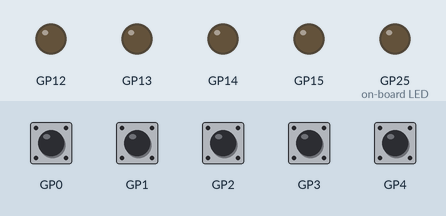
Simulated run of this program. Board: Raspberry Pi Pico running MicroPython. Parts: output pins drawn as LEDs (lit = HIGH). The inputs (shaded band) are chosen by the test bench; at power-on: GP0–4 HIGH. The clock reads 2024-03-15 10:24:30 at power-on unless the program sets it.

Above: at 1.2 s.
1.3 s: GP0 pulled LOW for 0.15 s
At 2.3 s:
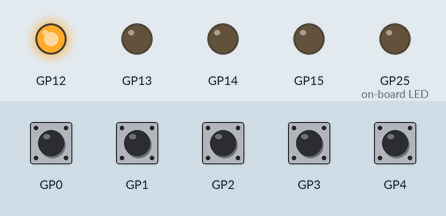
2.9 s: GP1 pulled LOW for 0.15 s
At 3.6 s:
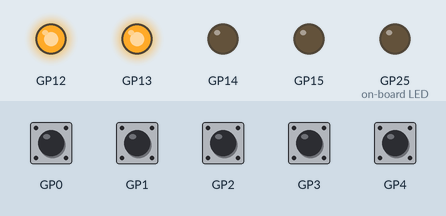
4.5 s: GP2 pulled LOW for 0.15 s
At 4.8 s:
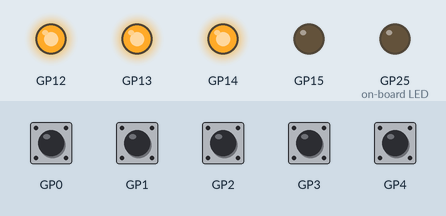
6.1 s: GP3 pulled LOW for 0.15 s
At 7.2 s:
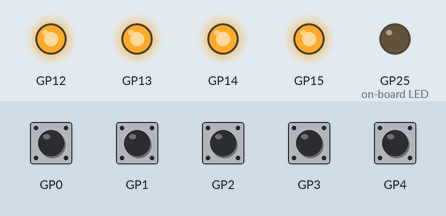
7.7 s: GP4 pulled LOW for 0.15 s
At 8.4 s:
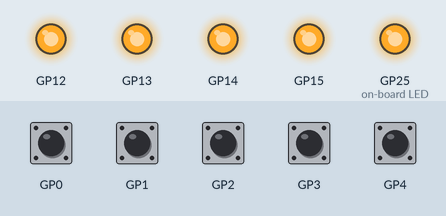
9.3 s: GP0 pulled LOW for 1 s
At 9.6 s:
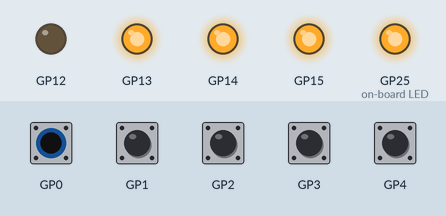
Timing chart, 0 to 12.3 s (numbered marks = the images above; inputs shaded):
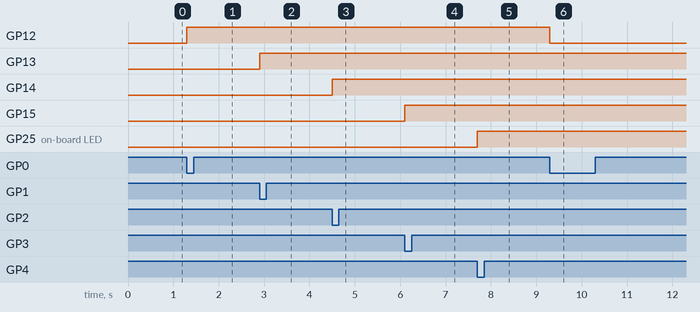

Measured:
- after the input at 1.3 s, GP12: LOW → HIGH at once
- after the input at 2.9 s, GP13: LOW → HIGH at once
- after the input at 4.5 s, GP14: LOW → HIGH at once
- after the input at 6.1 s, GP15: LOW → HIGH at once
- after the input at 7.7 s, GP25 (on-board LED): LOW → HIGH at once
- after the input at 9.3 s, GP12: HIGH → LOW at once

The program:

main.py
```python
# Turn on LED in button on
from machine import Pin
import utime
import json

class LightState:
    def __init__(self, pin_in, pin_out):

        self.switch_pin = Pin(pin_in, Pin.IN, Pin.PULL_UP)
        self.light_pin = Pin(pin_out, Pin.OUT)
        self.last_push_ms = utime.ticks_ms()
        self.last_push = utime.time()
        self.switch_pin.irq(trigger=Pin.IRQ_FALLING, handler=lambda ih: handle_int(self.switch_pin,pin_in))

# Catch the Pin interrupt
def handle_int(pin,gpio):
    global switch
    pin.irq(trigger=Pin.IRQ_FALLING, handler=None) # Disable interrupts while in handler
    time_s = utime.time()
    ticks_ms = utime.ticks_ms()
    diff_s = time_s - switch[gpio].last_push
    diff_ms = utime.ticks_diff(ticks_ms, switch[gpio].last_push_ms)
    # It has been at least 250ms since last push
    if pin.value() == 0 and ( diff_s > 2 or diff_ms > 250 ):
        switch[gpio].last_push = time_s
        switch[gpio].last_push_ms = ticks_ms
        switch[gpio].light_pin.toggle()
    pin.irq(trigger=Pin.IRQ_FALLING, handler=lambda ih: handle_int(pin,gpio)) # Enable interrupts again

def print_state():
    global switch
    r = {}
    for k,v in switch.items():
        r[k] = v.light_pin.value()
    print( json.dumps(r) )


def toggle_switch(s):
    switch[s].light_pin.toggle()

switch = {}
switch[0] = LightState(0,12)   # Grounding pin 0 will toggle pin 25
switch[1] = LightState(1,13) # Grounding pin 26 will toggle pin 25
switch[2] = LightState(2,14)   # Grounding pin 0 will toggle pin 25
switch[3] = LightState(3,15) # Grounding pin 26 will toggle pin 25
switch[4] = LightState(4,25) # Grounding pin 26 will toggle pin 25
```
